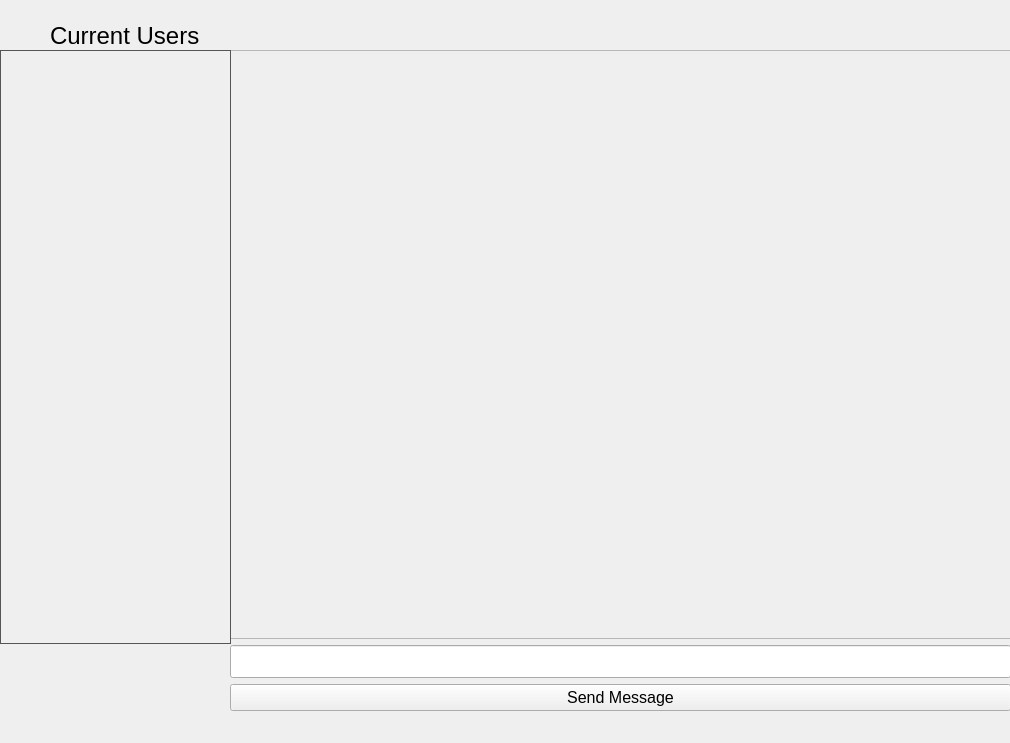
<?xml version="1.0" encoding="UTF-8"?>
<ui version="4.0">
 <class>ChattingWindow</class>
 <widget class="QMainWindow" name="ChattingWindow">
  <property name="geometry">
   <rect>
    <x>0</x>
    <y>0</y>
    <width>1010</width>
    <height>743</height>
   </rect>
  </property>
  <property name="sizePolicy">
   <sizepolicy hsizetype="Preferred" vsizetype="MinimumExpanding">
    <horstretch>0</horstretch>
    <verstretch>0</verstretch>
   </sizepolicy>
  </property>
  <property name="font">
   <font>
    <pointsize>16</pointsize>
   </font>
  </property>
  <property name="windowTitle">
   <string>MainWindow</string>
  </property>
  <property name="layoutDirection">
   <enum>Qt::LayoutDirection::LeftToRight</enum>
  </property>
  <property name="tabShape">
   <enum>QTabWidget::TabShape::Rounded</enum>
  </property>
  <widget class="QWidget" name="centralwidget">
   <widget class="QWidget" name="verticalLayoutWidget">
    <property name="geometry">
     <rect>
      <x>0</x>
      <y>50</y>
      <width>231</width>
      <height>591</height>
     </rect>
    </property>
    <layout class="QVBoxLayout" name="verticalLayout_2"/>
   </widget>
   <widget class="QWidget" name="layoutWidget">
    <property name="geometry">
     <rect>
      <x>230</x>
      <y>50</y>
      <width>781</width>
      <height>661</height>
     </rect>
    </property>
    <layout class="QVBoxLayout" name="verticalLayout">
     <item>
      <widget class="QScrollArea" name="scrollArea">
       <property name="enabled">
        <bool>true</bool>
       </property>
       <property name="frameShape">
        <enum>QFrame::Shape::StyledPanel</enum>
       </property>
       <property name="frameShadow">
        <enum>QFrame::Shadow::Raised</enum>
       </property>
       <property name="widgetResizable">
        <bool>true</bool>
       </property>
       <widget class="QWidget" name="scrollAreaWidgetContents">
        <property name="geometry">
         <rect>
          <x>0</x>
          <y>0</y>
          <width>777</width>
          <height>592</height>
         </rect>
        </property>
       </widget>
      </widget>
     </item>
     <item>
      <widget class="QLineEdit" name="Message_input">
       <property name="enabled">
        <bool>true</bool>
       </property>
      </widget>
     </item>
     <item>
      <widget class="QPushButton" name="sendButton">
       <property name="font">
        <font>
         <pointsize>12</pointsize>
        </font>
       </property>
       <property name="text">
        <string>Send Message</string>
       </property>
      </widget>
     </item>
    </layout>
   </widget>
   <widget class="QScrollArea" name="scrollArea_2">
    <property name="geometry">
     <rect>
      <x>0</x>
      <y>50</y>
      <width>231</width>
      <height>594</height>
     </rect>
    </property>
    <property name="styleSheet">
     <string notr="true">QScrollArea { border: 1px solid #555555; background-color: #2b2b2b;}
</string>
    </property>
    <property name="frameShape">
     <enum>QFrame::Shape::VLine</enum>
    </property>
    <property name="widgetResizable">
     <bool>true</bool>
    </property>
    <widget class="QWidget" name="scrollAreaWidgetContents_2">
     <property name="geometry">
      <rect>
       <x>0</x>
       <y>0</y>
       <width>229</width>
       <height>592</height>
      </rect>
     </property>
    </widget>
   </widget>
   <widget class="QLabel" name="label">
    <property name="geometry">
     <rect>
      <x>230</x>
      <y>0</y>
      <width>371</width>
      <height>41</height>
     </rect>
    </property>
    <property name="font">
     <font/>
    </property>
    <property name="styleSheet">
     <string notr="true">text-align: center;</string>
    </property>
    <property name="text">
     <string/>
    </property>
   </widget>
   <widget class="QLabel" name="label_2">
    <property name="geometry">
     <rect>
      <x>50</x>
      <y>20</y>
      <width>151</width>
      <height>31</height>
     </rect>
    </property>
    <property name="font">
     <font>
      <pointsize>18</pointsize>
     </font>
    </property>
    <property name="text">
     <string>Current Users</string>
    </property>
   </widget>
  </widget>
  <widget class="QMenuBar" name="menubar">
   <property name="geometry">
    <rect>
     <x>0</x>
     <y>0</y>
     <width>1010</width>
     <height>21</height>
    </rect>
   </property>
  </widget>
 </widget>
 <resources/>
 <connections/>
</ui>
